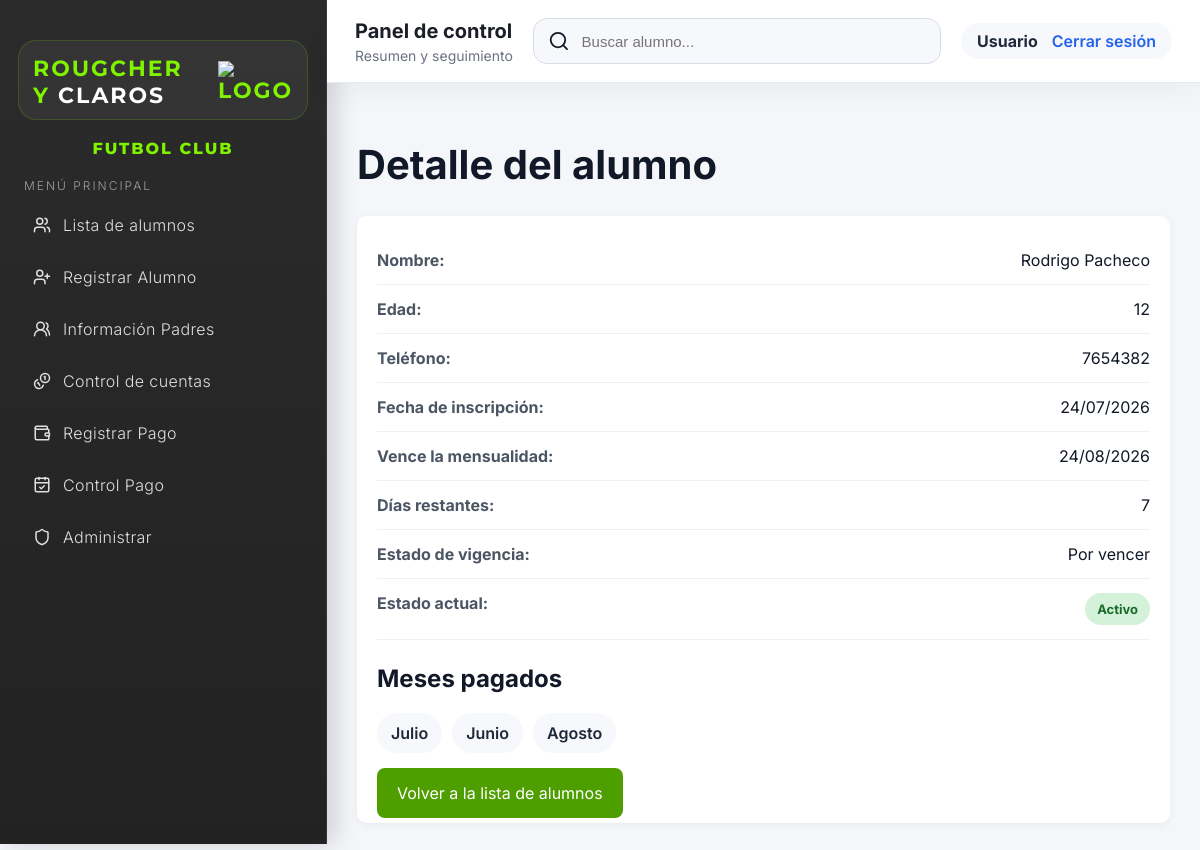
Page /alumno/22 (signed in) on the committed database.
### app/models.py (models this page shows)
class Alumno(db.Model):
    id = db.Column(db.Integer, primary_key=True)  # ID único
    nombre = db.Column(db.String(100))            # Nombre del alumno
    edad = db.Column(db.Integer)                  # Edad
    telefono = db.Column(db.String(20))           # Teléfono
    categoria = db.Column(db.String(100))         # Categoría asignada
    plan = db.Column(db.String(50))               # Plan de inscripción
    monto_inscripcion = db.Column(db.Float)       # Monto exacto del plan especial
    nombre_padre = db.Column(db.String(100))      # Nombre del padre/tutor
    telefono_padre = db.Column(db.String(20))     # Teléfono del padre/tutor
    fecha_inscripcion = db.Column(db.Date)        # Fecha de inscripción
    fecha_vencimiento = db.Column(db.Date)        # Fecha de vencimiento de la mensualidad

class Pago(db.Model):
    id = db.Column(db.Integer, primary_key=True)
    alumno_id = db.Column(db.Integer, db.ForeignKey('alumno.id'))  # Relación con Alumno
    mes = db.Column(db.String(20))   # Mes del pago
    monto = db.Column(db.Float)      # Cantidad pagada

### app/routes/pagos.py (the view)
@pagos_bp.route('/alumno/<int:id>')
@login_required
def ver_alumno(id):
    alumno = Alumno.query.get_or_404(id)
    pagos = Pago.query.filter_by(alumno_id=id).all()
    mes_actual = MESES_ES[datetime.now().month]
    activo = any(p.mes == mes_actual for p in pagos)
    meses_pagados = [p.mes for p in pagos]
    fecha_vencimiento = alumno.fecha_vencimiento or calcular_fecha_vencimiento(alumno.fecha_inscripcion)
    return render_template(
        'alumno_detalle.html',
        alumno=alumno,
        activo=activo,
        meses_pagados=meses_pagados,
        mes_actual=mes_actual,
        fecha_vencimiento=formatear_fecha(fecha_vencimiento),
        dias_restantes=calcular_dias_restantes(fecha_vencimiento),
        estado_vigencia=obtener_estado_vigencia(fecha_vencimiento)
    )

### app/helpers.py (called while the page is built, shortened)
def parsear_fecha(valor):
    if isinstance(valor, date):
        return valor

def calcular_dias_restantes(fecha_vencimiento):
    fecha_vencimiento = parsear_fecha(fecha_vencimiento)
    hoy = datetime.now().date()
    return (fecha_vencimiento - hoy).days

def formatear_fecha(fecha):
    fecha = parsear_fecha(fecha)
    return fecha.strftime('%d/%m/%Y')

def obtener_estado_vigencia(fecha_vencimiento):
    dias = calcular_dias_restantes(fecha_vencimiento)
    if dias < 0:
        return 'Vencida'
    if dias <= 7:
        return 'Por vencer'
    return 'Vigente'

### templates/alumno_detalle.html
{% extends 'base.html' %}
{% block content %}
<h1>Detalle del alumno</h1>
<div class="card alumno-detalle-card">
    <div class="detalle-row">
        <strong>Nombre:</strong>
        <span>{{ alumno.nombre }}</span>
    </div>
    <div class="detalle-row">
        <strong>Edad:</strong>
        <span>{{ alumno.edad }}</span>
    </div>
    <div class="detalle-row">
        <strong>Teléfono:</strong>
        <span>{{ alumno.telefono }}</span>
    </div>
    <div class="detalle-row">
        <strong>Fecha de inscripción:</strong>
        <span>{{ alumno.fecha_inscripcion.strftime('%d/%m/%Y') if alumno.fecha_inscripcion else 'Sin fecha' }}</span>
    </div>
    <div class="detalle-row">
        <strong>Vence la mensualidad:</strong>
        <span>{{ fecha_vencimiento }}</span>
    </div>
    <div class="detalle-row">
        <strong>Días restantes:</strong>
        <span>{{ dias_restantes if dias_restantes is not none else 'Sin fecha' }}</span>
    </div>
    <div class="detalle-row">
        <strong>Estado de vigencia:</strong>
        <span>{{ estado_vigencia }}</span>
    </div>
    <div class="detalle-row">
        <strong>Estado actual:</strong>
        {% if activo %}
        <span class="status-badge status-active">Activo</span>
        {% else %}
        <span class="status-badge status-missed">Pendiente</span>
        {% endif %}
    </div>
    <div class="detalle-meses">
        <h2>Meses pagados</h2>
        {% if meses_pagados %}
        <ul class="meses-list">
            {% for mes in meses_pagados %}
            <li>{{ mes }}</li>
            {% endfor %}
        </ul>
        {% else %}
        <p>No hay pagos registrados.</p>
        {% endif %}
    </div>
    <a href="{{ url_for('alumnos.alumnos') }}" class="btn">Volver a la lista de alumnos</a>
</div>
{% endblock %}

### static/styles.css (style rules this page uses)
:root { --primary-color-green:#80F300; --secondary-color-black:#3B3B3B; --text-color:#66B032 ; --dark-green: #4E9E00; --light-green: #A3FF33; --sidebar-text-color: #E0E0E0; --color-for-hover: #ADADAD; }
body { margin: 0; font-family: 'Inter', system-ui, -apple-system, 'Segoe UI', Roboto, 'Helvetica Neue', Arial; background-color: #f4f6f9; font-weight: 400; color: #111827; }
.alumno-detalle-card { padding: 24px; }
.detalle-row { display: flex; justify-content: space-between; gap: 16px; padding: 14px 0; border-bottom: 1px solid #edf1f4; }
.detalle-row strong { color: #4b5563; }
.detalle-meses { margin-top: 24px; margin-bottom: 30px; }
.meses-list { display: flex; flex-wrap: wrap; gap: 10px; padding: 0; margin: 0; list-style: none; }
.meses-list li { background: #f7f8fb; padding: 10px 14px; border-radius: 999px; color: #1f2937; font-weight: 600; }
.card { background: white; padding: 20px; border-radius: 10px; box-shadow: 0px 2px 8px rgba(0,0,0,0.05); }
.btn { background: var(--dark-green); color: white; padding: 15px 20px; border-radius: 8px; text-decoration: none; border: none; font-size: 16px; }
.status-badge { display: inline-flex; align-items: center; justify-content: center; padding: 8px 12px; border-radius: 999px; font-size: 13px; font-weight: 700; }
.status-active { background: #d4f2da; color: #1a6b2b; }
h1 { font-size: 40px; }

### rows in the picture
Alumno: nombre "Rodrigo Pacheco", edad "12", telefono "7654382", fecha_inscripcion "24/07/2026"
Pago: mes "Julio"
Pago: mes "Junio"
Pago: mes "Agosto"

### other values in the picture
{{ fecha_vencimiento }} "24/08/2026"
{{ dias_restantes if dias_restantes is not none else 'Sin fecha' }} "7"
{{ estado_vigencia }} "Por vencer"
